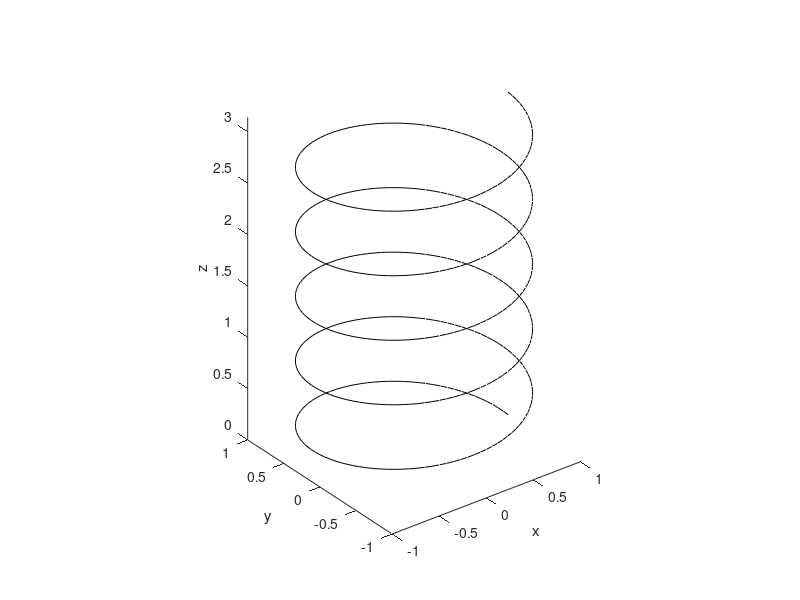

MATLAB code to generate this figure:
clear;close all;clc

z=0:pi/50:10*pi;
x=cos(z);
y=sin(z);z=z*0.1;
H=[]

for n=1:3
    for m=[linspace(1,0,10),linspace(0,1,10)]
        delete(H)
        H=plot3(x,y,z*m,'k');hold on
        axis([-1 1 -1 1 0 pi])
        pause(0.1)
        xlabel('x');ylabel('y');zlabel('z');
        axis equal
    end
end
